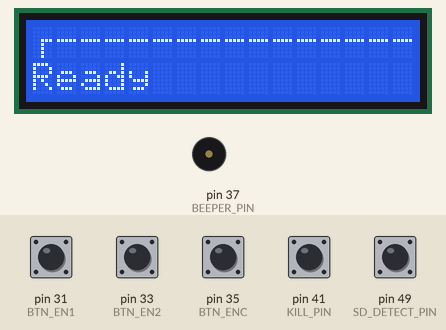
A sketch run on a simulated Arduino Mega 2560, built with avr-gcc and run on an emulated ATmega2560. On the bench: 16×2 character LCD, buzzer (waves = sounding, pin HIGH). The inputs (shaded band) are chosen by the test bench; at power-on: pin 31 (BTN_EN1), pin 33 (BTN_EN2), pin 35 (BTN_ENC), pin 41 (KILL_PIN), pin 49 (SD_DETECT_PIN) HIGH.

Above: at 2.2 s.
2.3 s: pin 35 (BTN_ENC) pulled LOW for 0.15 s
At 3.6 s:
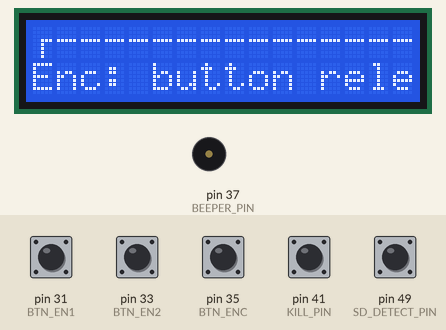
3.9 s: pin 41 (KILL_PIN) pulled LOW for 0.15 s
At 4.9 s:
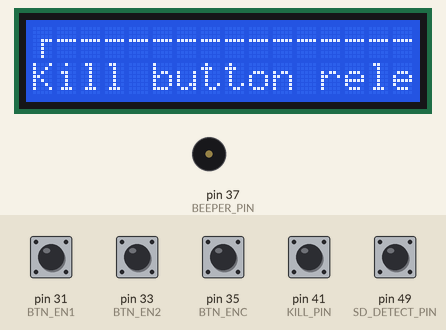
5.5 s: pin 49 (SD_DETECT_PIN) pulled LOW for 0.15 s
At 6.4 s:
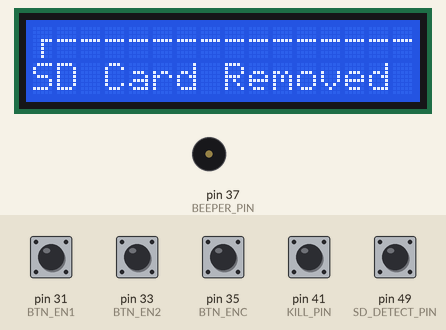
7.1 s: pin 33 (BTN_EN2) pulled LOW for 0.15 s
At 8.4 s:
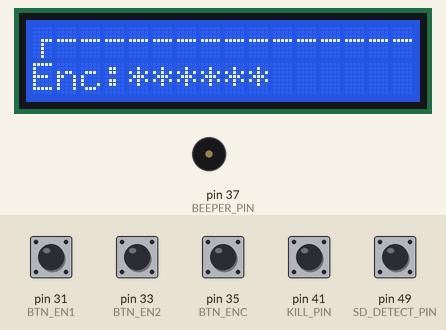
8.7 s: pin 33 (BTN_EN2) pulled LOW for 1 s
At 10.9 s:
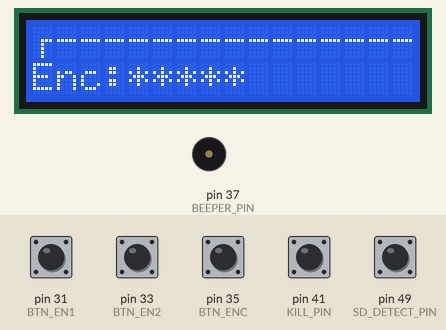
11.2 s: pin 33 (BTN_EN2) pulled LOW for 0.15 s
At 12.7 s:
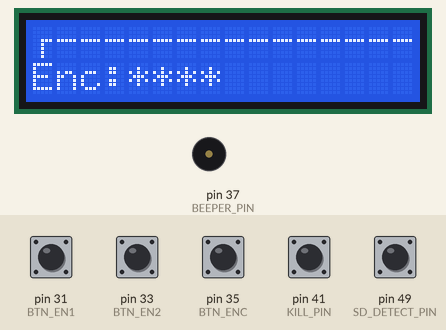
Timing chart, 0 to 13.8 s (numbered marks = the images above; inputs shaded):
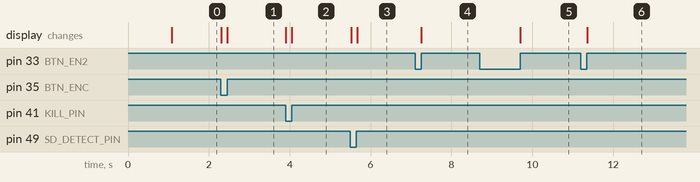

The sketch:

rrd-lcd-test.ino
```cpp
#include <SPI.h>
#include <SD.h>

//#define DEBUG  //turns on serial debugging

//Standard RRD smart controller LCD pins when on a RAMPS 1.4

//lcd pins
#define LCD_PINS_RS 16 //[RAMPS14-SMART-ADAPTER]
#define LCD_PINS_ENABLE 17 //[RAMPS14-SMART-ADAPTER]
#define LCD_PINS_D4 23 //[RAMPS14-SMART-ADAPTER]
#define LCD_PINS_D5 25 //[RAMPS14-SMART-ADAPTER]
#define LCD_PINS_D6 27 //[RAMPS14-SMART-ADAPTER]
#define LCD_PINS_D7 29 //[RAMPS14-SMART-ADAPTER]

//encoder pins
#define BTN_EN1         31
#define BTN_EN2         33
#define BTN_ENC         35

//SDCARD Pins
#define CS              16
#define MOSI            17
#define SCK             23
#define SD_DETECT_PIN   49
#define SDSS            53

#define BEEPER_PIN      37
#define KILL_PIN        41

#define screenX         20
#define screenY         4

#include <LiquidCrystal.h>
LiquidCrystal lcd(LCD_PINS_RS, LCD_PINS_ENABLE, LCD_PINS_D4, LCD_PINS_D5, LCD_PINS_D6, LCD_PINS_D7); //RS,Enable,D4,D5,D6,D7

int encoderPos = 8;                     //Current encoder position, mid way on scale
int encoderPosLast = 8;                 //Last encoder position, midway on scale
int encoder0PinALast;                   //Used to decode rotory encoder, last value
int encoder0PinNow;                     //Used to decode rotory encoder, current value

Sd2Card card;
SdVolume volume;

int sdcardinit;
int sdcardtype;
int sdvolumeinit;
int sdvolumefattype;
unsigned long sdvolumebpc;
unsigned long sdvolumecc;
char tmp_string[16];

//Customer characters for corner of logo
byte customChar0[] = {
  B00000,   B00000,  B00000,  B00111,  B00100,  B00100,  B00100,  B00100
};
byte customChar1[] = {
  B00000,   B00000,  B00000,  B11100,  B00100,  B00100,  B00100,  B00100
};
byte customChar2[] = {
  B00100,   B00100,  B00100,  B00111,  B00000,  B00000,  B00000,  B00000
};
byte customChar3[] = {
  B00100,   B00100,  B00100,  B11100,  B00000,  B00000,  B00000,  B00000
};


static void logo_lines() {
  lcd.setCursor(0, 0); lcd.print('\x00'); lcd.print( "------------------" );  lcd.write('\x01');
  lcd.setCursor(0, 1);                    lcd.print("|  RRD LCD Tester  |");
  lcd.setCursor(0, 2); lcd.write('\x02'); lcd.print( "------------------" );  lcd.write('\x03');
  }

static void status_line(const char *text) {
  lcd.setCursor(0, 3); lcd.print("                    "); //clear the status line
  lcd.setCursor(0, 3); lcd.print(text);
  }

static void encoder_status_line(int value) {
  //Serial.println(value);
  lcd.setCursor(0, 3); lcd.print("Enc:                ");
  lcd.setCursor(4, 3);
  for (int x=0;x<value;x++) lcd.print("*");
  }


static void sdcardinfo() {
  lcd.clear();
  lcd.setCursor(0, 0); lcd.print("Initializing SD card");
  if (sdcardinit) {
      lcd.setCursor(0, 1); lcd.print("Card type:");
      switch (sdcardtype) {
        case SD_CARD_TYPE_SD1:
          lcd.setCursor(11, 1); lcd.print("SD1");
          break;
        case SD_CARD_TYPE_SD2:
          lcd.setCursor(11, 1); lcd.print("SD2");
          break;
        case SD_CARD_TYPE_SDHC:
          lcd.setCursor(11, 1); lcd.print("SDHC");
          break;
        default:
          lcd.setCursor(11, 1); lcd.print("Unknown");
      }
      if (!sdvolumeinit) {
        lcd.setCursor(0, 2); lcd.print("No FAT16/FAT32");
      } else {

        // print the type and size of the first FAT-type volume
        lcd.setCursor(0, 2); lcd.print("Volume type: FAT");
        itoa(sdvolumefattype, tmp_string, 10);
        lcd.print(tmp_string);

        uint32_t volumesize;
        volumesize = sdvolumebpc;    // clusters are collections of blocks
        volumesize *= sdvolumecc;       // we'll have a lot of clusters
        volumesize /= 2;                           // SD card blocks are always 512 bytes (2 blocks are 1KB)
        volumesize /= 1024;

        lcd.setCursor(0, 3); lcd.print("Volume size(Mb):");
        itoa(volumesize, tmp_string, 10);
        lcd.print(tmp_string);
      }
  } else {
      lcd.setCursor(0, 1); lcd.print("FAILED");
  }
}

void setup() {

#ifdef DEBUG
  Serial.begin(9600);
  Serial.println("Start:");
#endif

  lcd.begin(screenX, screenX);
  // Print a message to the LCD.
  lcd.createChar(0, customChar0);
  lcd.createChar(1, customChar1);
  lcd.createChar(2, customChar2);
  lcd.createChar(3, customChar3);

  pinMode(SD_DETECT_PIN, INPUT);        // Set SD_DETECT_PIN as an unput
  digitalWrite(SD_DETECT_PIN, HIGH);    // turn on pullup resistors
  pinMode(KILL_PIN, INPUT);             // Set KILL_PIN as an unput
  digitalWrite(KILL_PIN, HIGH);         // turn on pullup resistors
  pinMode(BTN_EN1, INPUT);              // Set BTN_EN1 as an unput, half of the encoder
  digitalWrite(BTN_EN1, HIGH);          // turn on pullup resistors
  pinMode(BTN_EN2, INPUT);              // Set BTN_EN2 as an unput, second half of the encoder
  digitalWrite(BTN_EN2, HIGH);          // turn on pullup resistors
  pinMode(BTN_ENC, INPUT);              // Set BTN_ENC as an unput, encoder button
  digitalWrite(BTN_ENC, HIGH);          // turn on pullup resistors
  pinMode(BEEPER_PIN, OUTPUT);              // Set BTN_ENC as an unput, encoder button

#ifdef DEBUG
  Serial.print("BTN_EN1:"); Serial.println(digitalRead(BTN_EN1));
  Serial.print("BTN_EN2:"); Serial.println(digitalRead(BTN_EN2));
#endif
  //dependion on power on position of encoder adjust encoderPosLast
  if (digitalRead(BTN_EN1) && digitalRead(BTN_EN2)) encoderPosLast--;
  else if ((!digitalRead(BTN_EN1) && digitalRead(BTN_EN2)) || (digitalRead(BTN_EN1) && !digitalRead(BTN_EN2))) encoderPosLast++;

  logo_lines();
  status_line("Starting...");
  delay(1000);
  status_line("Ready");
}

//Main arduino loop
void loop() {
  //If sd card is inserted display SD card info
  if (!digitalRead(SD_DETECT_PIN)) {
    status_line("SD Card Inserted");
    sdcardinit = card.init(SPI_HALF_SPEED, SDSS);
    if (!sdcardinit) sdcardinit = card.init(SPI_HALF_SPEED, SDSS);  //try it again.
    sdcardtype = card.type();
    sdvolumeinit = volume.init(card);
    sdvolumefattype = volume.fatType();
    sdvolumebpc = volume.blocksPerCluster();
    sdvolumecc = volume.clusterCount();
    sdcardinfo();
    while (!digitalRead(SD_DETECT_PIN));    //wait for sd card to be removed.
    lcd.clear();
    logo_lines();
    status_line("SD Card Removed");
  }
  else {
    // Read the encoder and update encoderPos
    encoder0PinNow = digitalRead(BTN_EN2);
    if ((encoder0PinALast == LOW) && (encoder0PinNow == HIGH)) {
      if (digitalRead(BTN_EN1) == LOW) {
        encoderPos++;
        if(encoderPos>screenX-4) encoderPos=screenX-4;
      } else {
        encoderPos--;
        if(encoderPos<0) encoderPos=0;
      }
    }
    encoder0PinALast = encoder0PinNow;
    if(encoderPos != encoderPosLast) encoder_status_line(encoderPos);
#ifdef DEBUG
    Serial.print("EncoderPos"); Serial.println(encoderPos);
    Serial.print("EncoderPosLast"); Serial.println(encoderPosLast);
#endif
    encoderPosLast = encoderPos;

    //check if both buttons and sound the ebuzzer
    if ( !digitalRead(BTN_ENC) && !digitalRead(KILL_PIN) ) {
      status_line("Buzzer activated");
      digitalWrite(BEEPER_PIN, HIGH);
      while (!digitalRead(BTN_ENC) && !digitalRead(KILL_PIN)); //wait for button release
      digitalWrite(BEEPER_PIN, LOW);
      status_line("Buzzer deactivated");
    }

    //check encoder button
    if ( !digitalRead(BTN_ENC) && digitalRead(KILL_PIN) ) {
      status_line("Enc: button pressed");
      //digitalWrite(BEEPER_PIN, HIGH);
      while (!digitalRead(BTN_ENC) && digitalRead(KILL_PIN));
      //digitalWrite(BEEPER_PIN, LOW);
      status_line("Enc: button released");
    }
    //Check Kill Pin
    if ( !digitalRead(KILL_PIN) && digitalRead(BTN_ENC) )  {
      status_line("Kill button pressed");
      while (!digitalRead(KILL_PIN) && digitalRead(BTN_ENC));
      status_line("Kill button released");
    }

  }

#ifdef DEBUG
  delay(2000);
#endif

}
```

Measured:
- after the input at 2.3 s, the display: first changes at once (image 1 shows a later state)
- after the input at 3.9 s, the display: first changes at once (image 2 shows a later state)
- after the input at 5.5 s, the display: first changes at once (image 3 shows a later state)
- after the input at 7.1 s, the display: changes after 0.15 s (image 4)
- after the input at 8.7 s, the display: changes after 1.0 s (image 5)
- after the input at 11.2 s, the display: changes after 0.15 s (image 6)
